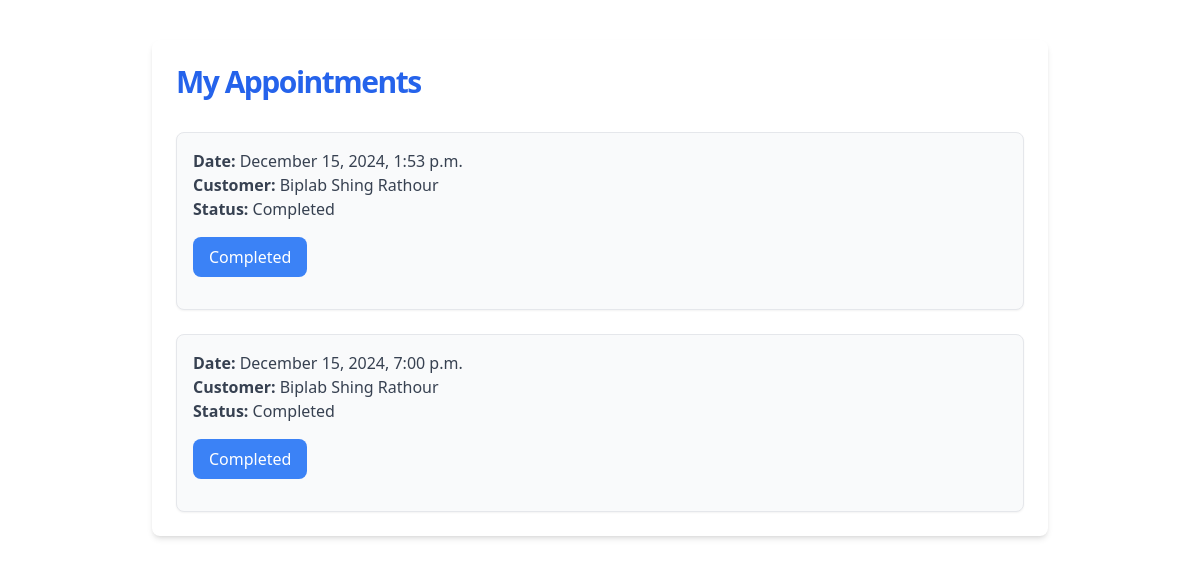
/worker/appointments/ (signed in), run on an earlier commit of the app's database.
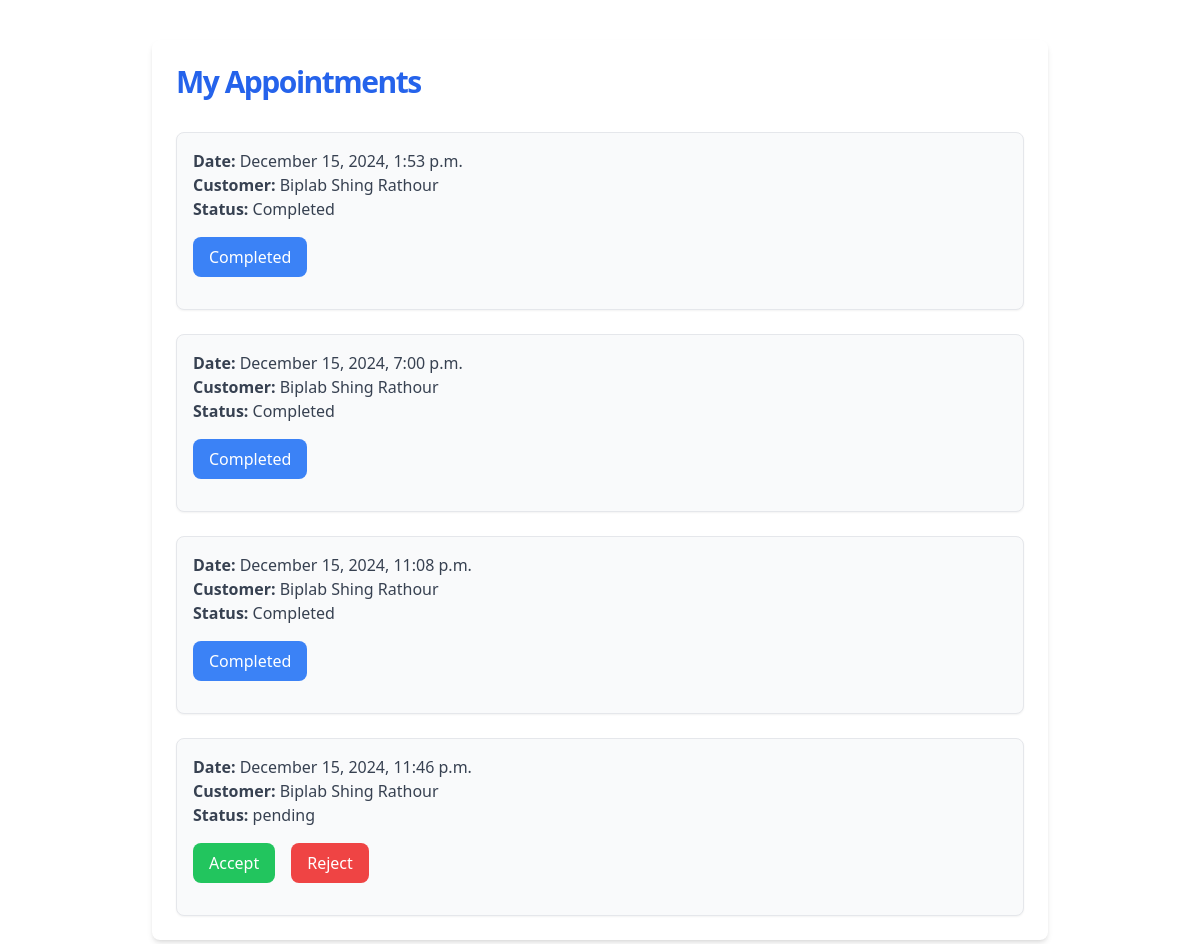
And on a later commit of the database.
### jobs/models.py (models this page shows, shortened)
class Appointment(models.Model):
    STATUS_CHOICES = [
        ('pending', 'Pending'),
        ('accepted', 'Accepted'),
        ('rejected', 'Rejected'),
        ('completed', 'Completed'),
    ]
    customer = models.ForeignKey(Customer, on_delete=models.CASCADE, related_name='customer_appointments')
    worker = models.ForeignKey(Worker, on_delete=models.CASCADE, related_name='worker_appointments')
    appointment_date = models.DateTimeField(null=True, blank=True)
    status = models.CharField(max_length=10, choices=STATUS_CHOICES, default='pending')
    reason = models.TextField(blank=True, null=True)

class Customer(models.Model):
    owner=models.OneToOneField(User,on_delete=models.CASCADE)
    name=models.CharField(max_length=50)
    phone_number=models.CharField(max_length=10, unique=True)
    profile_pic=models.ImageField(upload_to="profiles/", blank=True)
    latitude = models.CharField(max_length=20,null=True,blank=True)
    longitude = models.CharField(max_length=20,null=True,blank=True)

### jobs/views.py (the view)
# urls.py: path('worker/appointments/', views.worker_appointments, name='worker_appointments'),
def worker_appointments(request):
    worker = get_object_or_404(Worker, owner=request.user)
    appointments = Appointment.objects.filter(worker=worker)
    return render(request, 'jobs/worker_appointments.html', {'appointments': appointments})

### jobs/templates/jobs/worker_appointments.html (shortened to what this page needs)
<html lang="en">
<head>
    <script src="https://cdn.tailwindcss.com"></script>
</head>
<body>
    <div class="max-w-4xl mx-auto my-10 p-6 bg-white shadow-md rounded-lg">
        <h2 class="text-3xl font-bold tracking-tighter text-blue-600 mb-8 transition duration-500 ease-in-out transform tracking-relaxed lg:pr-8">My Appointments</h2>
        <ul class="space-y-6">
            {% for appointment in appointments %}
                <li class="p-4 border rounded-lg bg-gray-50 shadow-sm hover:bg-gray-100 transition duration-300">
                    <p class="text-gray-700">
                        <span class="font-semibold">Date:</span> {{ appointment.appointment_date|date:"F j, Y, g:i a" }}
                    </p>
                    <p class="text-gray-700">
                        <span class="font-semibold">Customer:</span> {{ appointment.customer.name }}
                    </p>
                    <p class="text-gray-700">
                        <span class="font-semibold">Status:</span> {{ appointment.status }}
                    </p>
                    <div class="mt-4 flex space-x-4">
                        {% if appointment.status == 'pending' %}
                        <form action="{% url 'accept_appointment' appointment.id %}" method="post">
                            <button type="submit" class="px-4 py-2 bg-green-500 text-white rounded-lg hover:bg-green-600 transition duration-300">
                                Accept
                            </button>
                        </form>
                        <form action="{% url 'reject_appointment' appointment.id %}" method="post">
                            <button type="submit" class="px-4 py-2 bg-red-500 text-white rounded-lg hover:bg-red-600 transition duration-300">
                                Reject
                            </button>
                        </form>
                       {% else %}
                        <form action="{% url 'complete_appointment' appointment.id %}" method="post">
                            <button type="submit" class="px-4 py-2 bg-blue-500 text-white rounded-lg hover:bg-blue-600 transition duration-300">
                                Completed
                            </button>
                        </form>
                        {% endif %}
                </li>
            {% endfor %}
        </ul>
</body>

What changed in the data, as far as the page shows it:
added Appointment: appointment_date "December 15, 2024, 11:08 p.m.", customer.name "Biplab Shing Rathour", status "Completed"
added Appointment: appointment_date "December 15, 2024, 11:46 p.m.", customer.name "Biplab Shing Rathour", status "pending", shows "Accept"
